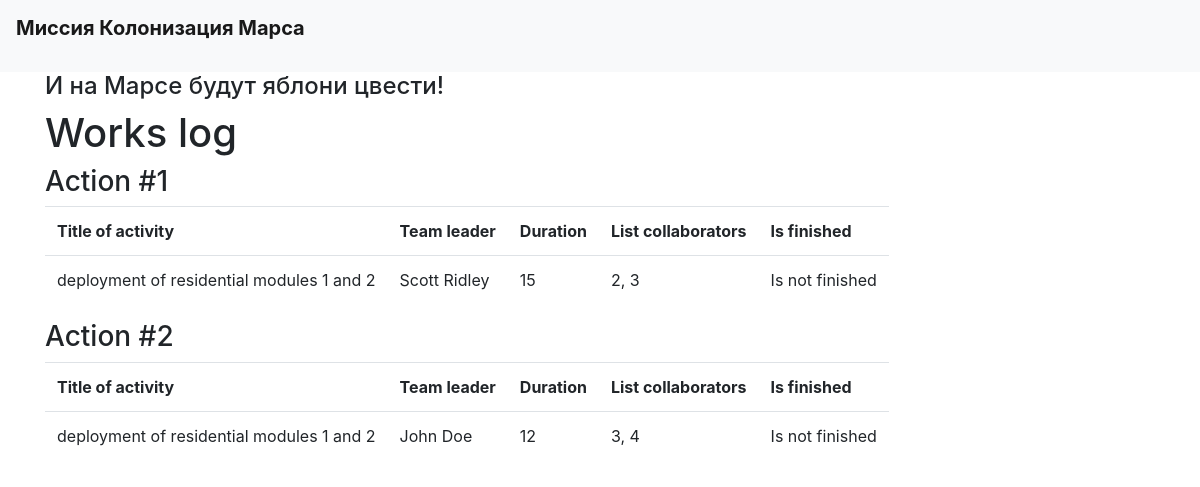
The page / on the database its author committed.
### data/jobs.py (models this page shows, shortened)
class Jobs(SqlAlchemyBase):
    __tablename__ = 'jobs'
    id = sqlalchemy.Column(sqlalchemy.Integer,
                           primary_key=True, autoincrement=True)
    team_leader = sqlalchemy.Column(sqlalchemy.Integer, sqlalchemy.ForeignKey("users.id"), nullable=True)
    job = sqlalchemy.Column(sqlalchemy.String, nullable=True)
    work_size = sqlalchemy.Column(sqlalchemy.Integer, nullable=True)
    collaborators = sqlalchemy.Column(sqlalchemy.String, nullable=True)
    start_date = sqlalchemy.Column(sqlalchemy.DateTime, nullable=True)
    is_finished = sqlalchemy.Column(sqlalchemy.Boolean, nullable=True)

### data/users.py (models this page shows, shortened)
class User(SqlAlchemyBase):
    __tablename__ = 'users'
    id = sqlalchemy.Column(sqlalchemy.Integer,
                           primary_key=True, autoincrement=True)
    surname = sqlalchemy.Column(sqlalchemy.String, nullable=True)
    name = sqlalchemy.Column(sqlalchemy.String, nullable=True)
    age = sqlalchemy.Column(sqlalchemy.Integer, nullable=True)
    position = sqlalchemy.Column(sqlalchemy.String, nullable=True)
    speciality = sqlalchemy.Column(sqlalchemy.String, nullable=True)
    address = sqlalchemy.Column(sqlalchemy.String, nullable=True)
    email = sqlalchemy.Column(sqlalchemy.String,
                              index=True, unique=True, nullable=True)

### works_history.py (the view)
@app.route("/")
def index():
    db_session.global_init("db/blogs.db")
    db_sess = db_session.create_session()
    jobs = db_sess.query(Jobs)
    users = db_sess.query(User)
    return render_template("index.html", jobs=jobs, users=users)

### data/db_session.py (called while the page is built, shortened)
def global_init(db_file):
    global __factory
    if __factory:
        return

def create_session() -> Session:
    global __factory
    return __factory()

### templates/index.html
{% extends "base.html" %}
{% block content %}
<h1>Works log</h1>
{% for item in jobs%}
<div class="table">
    <h3>Action #{{loop.index}}</h3>
    <table>
        <tr>
            <th>Title of activity</th>
            <th>Team leader</th>
            <th>Duration</th>
            <th>List collaborators</th>
            <th>Is finished</th>
        </tr>
        <tr>
            <td>{{item.job}}</td>
            <td>{{users[item.id - 1].surname}} {{users[item.id - 1].name}}</td>
            <td>{{item.work_size}}</td>
            <td>{{item.collaborators}}</td>
            {% if item.is_finished == 1 %}
            <td>Is finished</td>
            {% else %}
            <td class="finished">Is not finished</td>
            {% endif %}
        </tr>
    </table>
</div>
{% endfor %}
{% endblock %}

### templates/base.html (shortened to what this page needs)
<!doctype html>
<html lang="en">
<head>
    <link rel="stylesheet"
          href="https://stackpath.bootstrapcdn.com/bootstrap/4.4.1/css/bootstrap.min.css"
>
</head>
<body>
<header>
    <nav class="navbar navbar-light bg-light">
        <p class="navbar-brand"><strong>Миссия Колонизация Марса</strong></p>
    </nav>
</header>
<main role="main" class="container">
    <h4>И на Марсе будут яблони цвести!</h4>
    {% block content %}{% endblock %}
</main>
</body>
</html>

### rows shown on the page
Jobs: job "deployment of residential modules 1 and 2", work_size "15", collaborators "2, 3", is_finished "Is not finished"
User: surname "Scott", name "Ridley"
Jobs: job "deployment of residential modules 1 and 2", work_size "12", collaborators "3, 4", is_finished "Is not finished"
User: surname "John", name "Doe"
